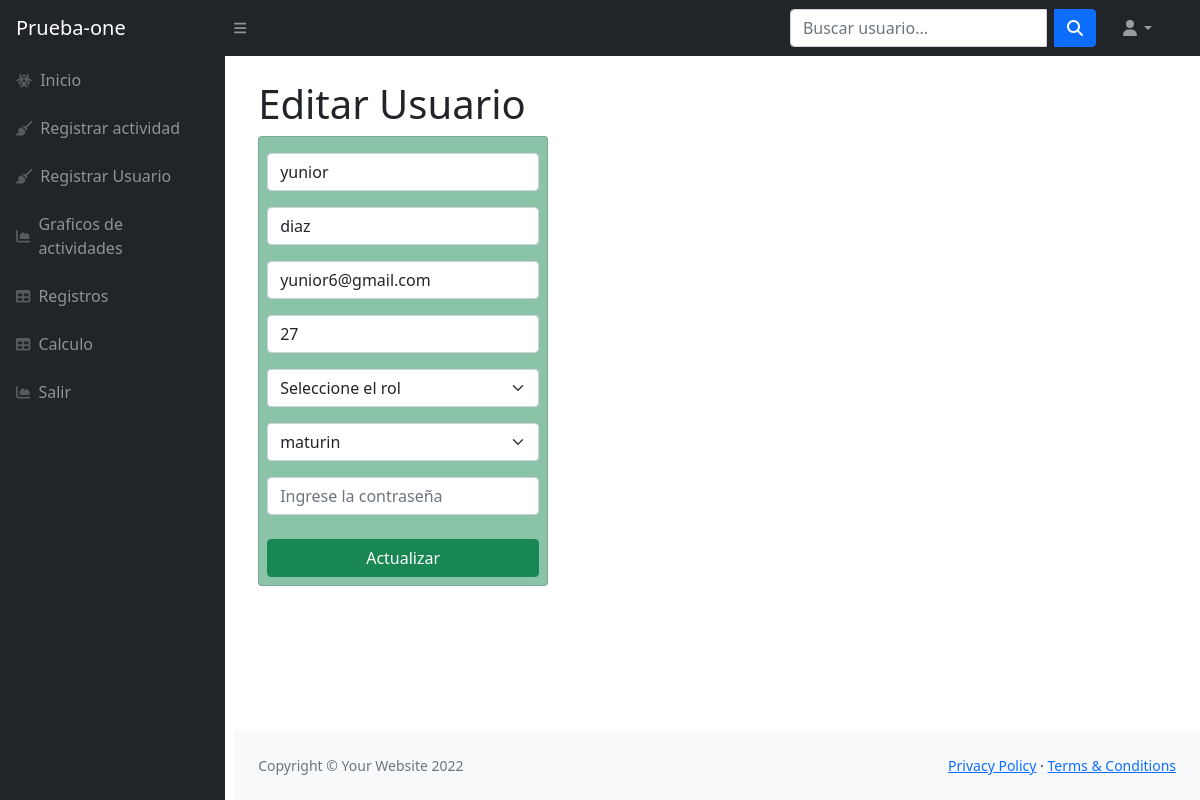
Page /editar_usuario.php?id=10 (signed in) on the earlier database version.
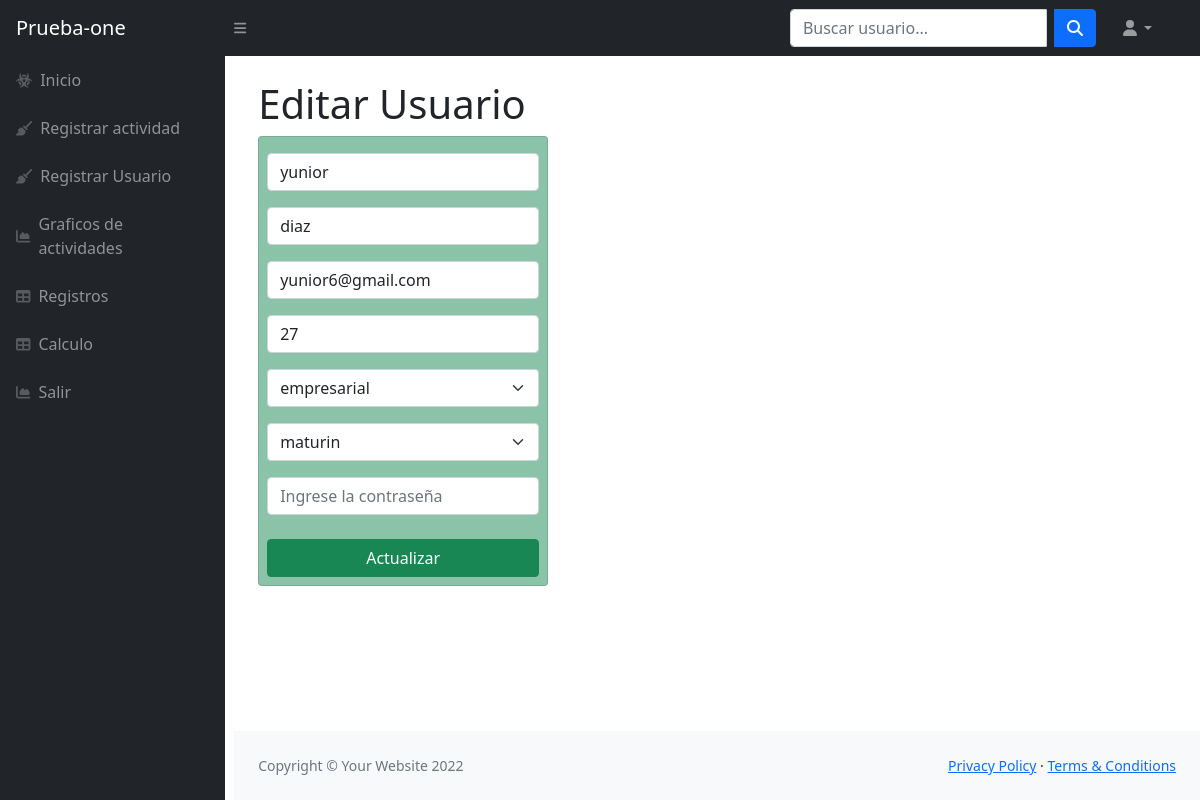
Same page on the later database version.
### tables this page shows
CREATE TABLE `usuarios` (
  `id_usuario` int(11) NOT NULL,
  `nombre` varchar(100) DEFAULT NULL,
  `apellido` varchar(100) DEFAULT NULL,
  `email` varchar(200) DEFAULT NULL,
  `edad` int(11) DEFAULT NULL,
  `password` varchar(100) DEFAULT NULL,
  `id_ciudad` int(11) NOT NULL,
  `id_rol` int(11) NOT NULL
);

CREATE TABLE `ciudades` (
  `id_ciudad` int(11) NOT NULL,
  `nombre` varchar(255) NOT NULL
);

CREATE TABLE `roles` (
  `id_rol` int(11) NOT NULL,
  `nombre_rol` varchar(255) NOT NULL
);

### editar_usuario.php (the view, shortened to what the changed rows need)
<?php
    require('database.php');
    if(isset($_GET['id'])){
        $id_usuario = $_GET['id'];
        $sql = "SELECT * FROM usuarios WHERE id_usuario=:id";
        $stmt = $conn->prepare($sql);
        $stmt->bindParam(':id', $id_usuario);
        $stmt->execute();
        $result = $stmt->fetch(PDO::FETCH_ASSOC);
        if(count($result) > 0 ){
            $usuario = $result;
            $nombre = $usuario['nombre'];
            $apellido = $usuario['apellido'];
            $email = $usuario['email'];
            $edad = $usuario['edad'];
            $ciudad = $usuario['id_ciudad'];
            $rol=$usuario['id_rol'];
        }
    }
?>
<!DOCTYPE html>
<html lang="en">
    <head>
        <link rel="stylesheet" type="text/css" href="vendor/bootstrap/css/bootstrap.min.css">
        <link href="./css/styles2.css" rel="stylesheet" />
    </head>
    <body class="sb-nav-fixed">
        <?php require 'partials/navbar.php' ?>
        <div id="layoutSidenav">
            <div id="layoutSidenav_content">
                <main>
                <div class="container-fluid px-4">
                <h1 class="mt-4">Editar Usuario</h1>
                <div class="row">
                            <div class="col-md-4">
                                <div class="card card-body bg-success p-2 bg-opacity-50" >
                                <form action="editar_usuario.php?id=<?php echo $id_usuario ?>" method="POST">
                                        <div class="form-group mt-2">
                                            <input type="text" required name="nombre" class="form-control" value="<?php echo $nombre ?>" placeholder="Ingrese el nombre de usuario" autofocus>
                                        </div>
                                        <div class="form-group mt-2">
                                            <input type="text" required name="apellido" class="form-control" value="<?php echo $apellido ?>" placeholder="Ingrese el apellido">
                                        </div>
                                        <div class="form-group mt-2">
                                            <input type="emai" required name="email" class="form-control" value="<?php echo $email ?>" placeholder="Ingrese el email">
                                        </div>
                                        <div class="form-group mt-2">
                                            <input type="text" required name="edad" class="form-control" value="<?php echo $edad ?>" placeholder="Ingrese la edad">
                                        </div>
                                        <div class="form-group mt-2">
                                            <select name="id_rol" required class="form-select" aria-label="Default select example">
                                            <option value="">Seleccione el rol</option>
                                            <?php
                                                $records = $conn->prepare('SELECT * FROM roles');
                                                $records->execute();
                                                $resultado = $records->fetchAll(PDO::FETCH_ASSOC);
                                                foreach($resultado as $row){ ?>
                                                <option value="<?php echo $row['id_rol'] ?>" <?php if($row['id_rol'] == $rol) echo 'selected' ?>><?php echo $row['nombre_rol'] ?></option>
                                                <?php }?>
                                            </select>
                                        </div>
                                        <div class="form-group mt-2">
                                            <select name="id_ciudad" required class="form-select" aria-label="Default select example">
                                            <?php
                                                $records = $conn->prepare('SELECT * FROM ciudades');
                                                $records->execute();
                                                $resultado = $records->fetchAll(PDO::FETCH_ASSOC);
                                                foreach($resultado as $row){ ?>
                                                <option value="<?php echo $row['id_ciudad'] ?>" <?php if($row['id_ciudad'] == $ciudad) echo 'selected' ?>><?php echo $row['nombre'] ?></option>
                                                <?php }?>
                                            </select>
                                        </div>
                                    </form>
                                </div>
                            </div>
                        </div>
                </div>
                </main>
            </div>
        </div>
    </body>
</html>

Differences in the rows shown:
changed usuarios "yunior": id_rol (not shown) → "empresarial"
Other differences:
form field id_rol: "Seleccione el rol" → (not shown)
